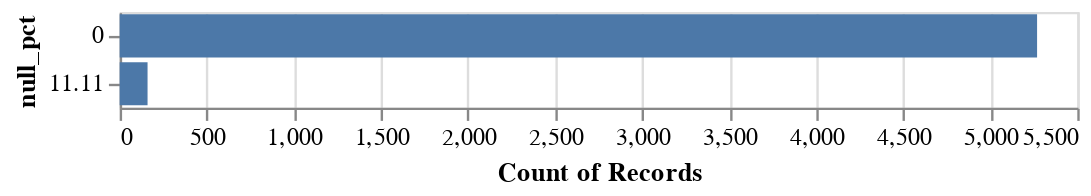

The code cell stored with this chart in its notebook:
### Code cell
Chart(df).mark_bar().encode(
    Y("null_pct:N"),
    X("count(null_pct):Q")
)

### Figure 1 — Vega-Lite specification as saved in the notebook (floating-point values rounded to 4 significant figures; data arrays with more than 128 entries replaced by an {"elided": "..."} marker saying what was removed)
{"config": {"view": {"continuousWidth": 400, "continuousHeight": 300}}, "data": {"name": "data-d4891b3ff55be14d48a4f504e20f4af8"}, "mark": "bar", "encoding": {"x": {"type": "quantitative", "aggregate": "count", "field": "null_pct"}, "y": {"type": "nominal", "field": "null_pct"}}, "$schema": "https://vega.github.io/schema/vega-lite/v4.8.1.json", "datasets": {"data-d4891b3ff55be14d48a4f504e20f4af8": {"elided": "5429 records"}}}
